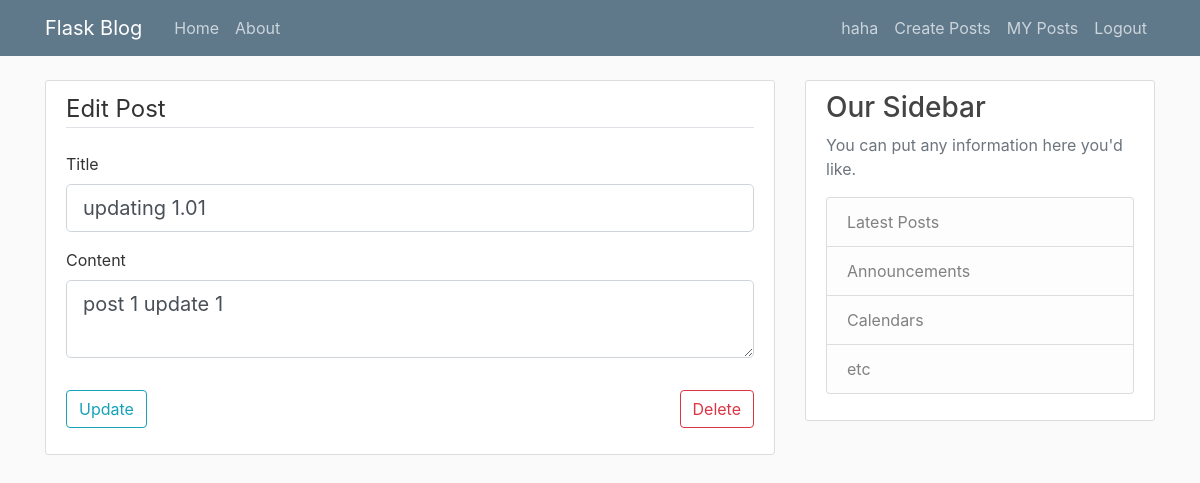
The page /post/edit/1 (signed in) on the database its author committed.
### blogflask/models.py (models this page shows, shortened)
class User(db.Model, UserMixin):
    id = db.Column(db.Integer, primary_key=True)
    username = db.Column(db.String(20), unique=True, nullable=False)
    email = db.Column(db.String(120), unique=True, nullable=False)
    image_file = db.Column(db.String(20), nullable=False, default='default.jpg')
    passwords = db.Column(db.String(20), nullable=False)
    posts = db.relationship('Post', backref='author', lazy=True)

class Post(db.Model):
    id = db.Column(db.Integer, primary_key=True)
    title = db.Column(db.String(100), nullable=False)
    date_posted = db.Column(db.DateTime, nullable=False, default=datetime.utcnow)
    content = db.Column(db.Text, nullable=False)
    user_id = db.Column(db.Integer, db.ForeignKey('user.id'), nullable=False)

### blogflask/router.py (the view)
@app.route('/post/edit/<int:post_id>', methods=['GET', 'POST'])
def post_edit(post_id):
    post = Post.query.get(post_id)
    try:
        if post.user_id == current_user.id:
            form = PostEdit()
            if form.validate_on_submit():
                post.title = form.title.data
                post.content = form.content.data
                db.session.commit()
                flash(f'{post.title} has been updated', 'success')
                return redirect(url_for('user_posts', user_id=current_user.id))
            elif request.method == 'GET':
                form.title.data = post.title
                form.content.data = post.content
            return render_template("edit_post.html", post=post, form=form)
        else:
            return redirect(url_for('home'))
    except:
        flash(f'ACCESS DENIED', 'danger')
        return redirect(url_for('home'))

### blogflask/forms.py
class PostEdit(FlaskForm):
    title = StringField('Title', validators=[DataRequired()])
    content = TextAreaField('Content', validators=[DataRequired(), Length(min=3, max=250)])
    submit = SubmitField('Update')

### blogflask/models.py (called while the page is built)
@login_manager.user_loader
def load_user(user_id):
    return User.query.get(int(user_id))

### blogflask/templates/edit_post.html (shortened to what this page needs)
{% extends "layout.html" %}
{% block content %}
<div class="content-section">
        <form method="POST" action="">
            <fieldset class="form-group">
                <legend class="border-bottom mb-4">Edit Post</legend>
                <div class="form-group">
                    {{ form.title.label(class="form-control-label") }}
                    {% if form.title.errors %}
                        {{ form.title(class="form-control form-control-lg is-invalid") }}
                        <div class="invalid-feedback">
                            {% for error in form.title.errors %}
                                <span>{{ error }}</span>
                            {% endfor %}
                        </div>
                    {% else %}
                        {{ form.title(class="form-control form-control-lg") }}
                    {% endif %}
                </div>
                <div class="form-group">
                    {{ form.content.label(class="form-control-label") }}
                    {% if form.content.errors %}
                        {{ form.content(class="form-control form-control-lg is-invalid") }}
                        <div class="invalid-feedback">
                            {% for error in form.content.errors %}
                                <span>{{ error }}</span>
                            {% endfor %}
                        </div>
                    {% else %}
                        {{ form.content(class="form-control form-control-lg") }}
                    {% endif %}
                </div>
            </fieldset>
            <div class="form-group">
                {{ form.submit(class="btn btn-outline-info") }}
              <a href="{{ url_for('delete_post',post_id=post.id) }}" ><button type="button" class="btn btn-outline-danger" style="float: right;">Delete</button> </a>
            </div>
        </form>
    </div>
{% endblock content %}

### blogflask/templates/layout.html (shortened to what this page needs)
<!DOCTYPE html>
<html>
<head>
<link rel="stylesheet" href="https://maxcdn.bootstrapcdn.com/bootstrap/4.5.0/css/bootstrap.min.css">
    <link rel="stylesheet" type="text/css" href="{{ url_for('static', filename='main.css') }}">
</head>
<body>
<header class="site-header">
    <nav class="navbar navbar-expand-md navbar-dark bg-steel fixed-top">
        <div class="container">
            <a class="navbar-brand mr-4" href="/">Flask Blog</a>
            <div class="collapse navbar-collapse" id="navbarToggle">
                <div class="navbar-nav mr-auto">
                    <a class="nav-item nav-link" href="/">Home</a>
                    <a class="nav-item nav-link" href="/about">About</a>
                </div>
                <div class="navbar-nav">
                    {% if current_user.is_authenticated %}
                        <a class="nav-item nav-link" href="/account">{{current_user.username }}</a>
                        <a class="nav-item nav-link" href="/post/new">Create Posts</a>
                         <a class="nav-item nav-link" href="{{ url_for('user_posts',user_id=current_user.id) }}">MY Posts</a>
                        <a class="nav-item nav-link" href="/logout">Logout</a>
                    {% else %}
                    <a class="nav-item nav-link" href="/login">Login</a>
                    <a class="nav-item nav-link" href="/register">Register</a>
                {% endif %}
                </div>
            </div>
        </div>
    </nav>
</header>
<main role="main" class="container">
    <div class="row">
        <div class="col-md-8">
            {% block content %}{% endblock %}
        </div>
        <div class="col-md-4">
            <div class="content-section">
                <h3>Our Sidebar</h3>
                <p class='text-muted'>You can put any information here you'd like.
                <ul class="list-group">
                    <li class="list-group-item list-group-item-light">Latest Posts</li>
                    <li class="list-group-item list-group-item-light">Announcements</li>
                    <li class="list-group-item list-group-item-light">Calendars</li>
                    <li class="list-group-item list-group-item-light">etc</li>
                </ul>
                </p>
            </div>
        </div>
    </div>
<br>
<br>
    <br>
    <br>
</main>
</body>
</html>

### blogflask/static/main.css (style rules this page uses)
body { background: #fafafa; color: #333333; margin-top: 5rem; }
h1, h2, h3, h4, h5, h6 { color: #444444; }
.bg-steel { background-color: #5f788a; }
.site-header .navbar-nav .nav-link { color: #cbd5db; }
.content-section { background: #ffffff; padding: 10px 20px; border: 1px solid #dddddd; border-radius: 3px; margin-bottom: 20px; }

### rows shown on the page
User: username "haha"
Post: title "updating 1.01", content "post 1 update 1"
